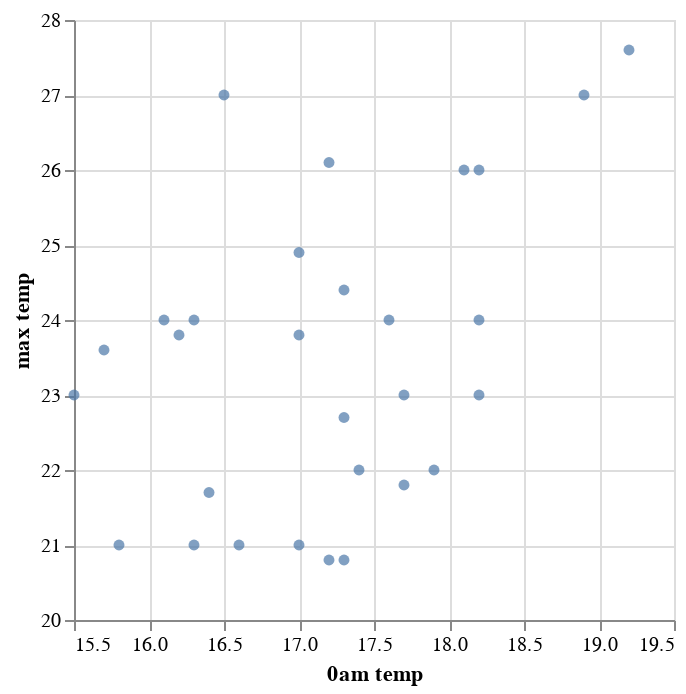

The notebook cell saved with this chart:
### Code cell
alt.Chart(tstar_peak_no_deriv_df).mark_circle().encode(
    alt.X(f"{t_star}am temp:Q").scale(zero=False), alt.Y("max temp:Q").scale(zero=False)
)

### Figure 1 — Vega-Lite specification as saved in the notebook (floating-point values rounded to 4 significant figures)
{"config": {"view": {"continuousWidth": 300, "continuousHeight": 300}}, "data": {"name": "data-7166e83c81df005068d060d12b9f4544"}, "mark": {"type": "circle"}, "encoding": {"x": {"field": "0am temp", "scale": {"zero": false}, "type": "quantitative"}, "y": {"field": "max temp", "scale": {"zero": false}, "type": "quantitative"}}, "$schema": "https://vega.github.io/schema/vega-lite/v5.20.1.json", "datasets": {"data-7166e83c81df005068d060d12b9f4544": [{"datetime": "2020-07-01T00:00:00", "0am temp": 17.6, "max temp": 24.0}, {"datetime": "2020-07-02T00:00:00", "0am temp": 15.5, "max temp": 23.0}, {"datetime": "2020-07-03T00:00:00", "0am temp": 15.8, "max temp": 21.0}, {"datetime": "2020-07-04T00:00:00", "0am temp": 16.5, "max temp": 27.0}, {"datetime": "2020-07-05T00:00:00", "0am temp": 19.2, "max temp": 27.6}, {"datetime": "2020-07-06T00:00:00", "0am temp": 18.1, "max temp": 26.0}, {"datetime": "2020-07-07T00:00:00", "0am temp": 17.3, "max temp": 24.4}, {"datetime": "2020-07-08T00:00:00", "0am temp": 17.0, "max temp": 24.9}, {"datetime": "2020-07-09T00:00:00", "0am temp": 17.2, "max temp": 26.1}, {"datetime": "2020-07-10T00:00:00", "0am temp": 18.2, "max temp": 24.0}, {"datetime": "2020-07-11T00:00:00", "0am temp": 18.2, "max temp": 26.0}, {"datetime": "2020-07-12T00:00:00", "0am temp": 18.9, "max temp": 27.0}, {"datetime": "2020-07-13T00:00:00", "0am temp": 17.9, "max temp": 22.0}, {"datetime": "2020-07-14T00:00:00", "0am temp": 15.7, "max temp": 23.6}, {"datetime": "2020-07-15T00:00:00", "0am temp": 16.2, "max temp": 23.8}, {"datetime": "2020-07-16T00:00:00", "0am temp": 16.3, "max temp": 21.0}, {"datetime": "2020-07-17T00:00:00", "0am temp": 16.1, "max temp": 24.0}, {"datetime": "2020-07-18T00:00:00", "0am temp": 17.7, "max temp": 23.0}, {"datetime": "2020-07-19T00:00:00", "0am temp": 17.7, "max temp": 21.8}, {"datetime": "2020-07-20T00:00:00", "0am temp": 17.3, "max temp": 20.8}, {"datetime": "2020-07-21T00:00:00", "0am temp": 16.6, "max temp": 21.0}, {"datetime": "2020-07-22T00:00:00", "0am temp": 16.3, "max temp": 24.0}, {"datetime": "2020-07-23T00:00:00", "0am temp": 17.3, "max temp": 22.7}, {"datetime": "2020-07-24T00:00:00", "0am temp": 17.2, "max temp": 20.8}, {"datetime": "2020-07-25T00:00:00", "0am temp": 17.0, "max temp": 23.8}, {"datetime": "2020-07-26T00:00:00", "0am temp": 18.2, "max temp": 23.0}, {"datetime": "2020-07-27T00:00:00", "0am temp": 17.4, "max temp": 22.0}, {"datetime": "2020-07-28T00:00:00", "0am temp": 17.0, "max temp": 21.0}, {"datetime": "2020-07-29T00:00:00", "0am temp": 16.4, "max temp": 21.7}]}}
